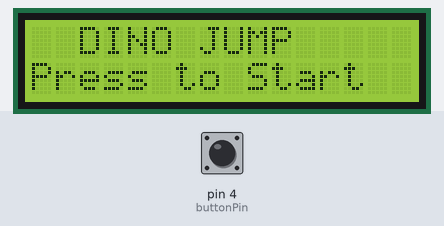
The sketch below on a simulated Arduino Uno, built with avr-gcc and run on an emulated ATmega328P. Shown: 16×2 character LCD. The test bench sets the inputs (shaded band); at power-on: pin 4 (buttonPin) HIGH.

Above: at 1.2 s.
1.3 s: pin 4 (buttonPin) pulled LOW for 0.15 s
At 1.58 s:
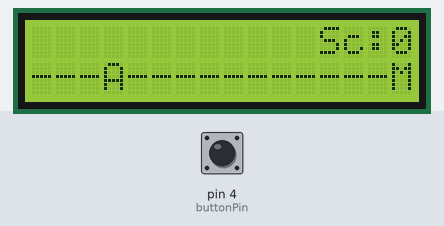
4.0 s: pin 4 (buttonPin) pulled LOW for 1 s
At 4.41 s:
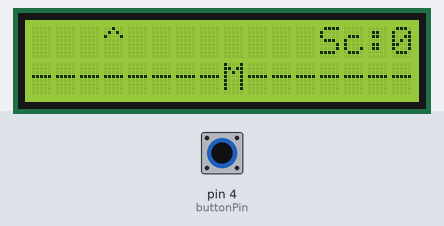
5.6 s: pin 4 (buttonPin) pulled LOW for 0.15 s
At 6.84 s:
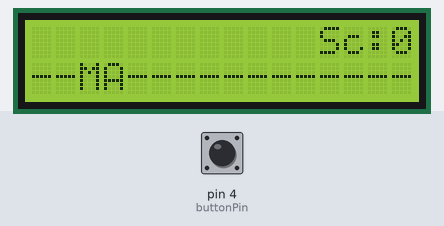
8.9 s: pin 4 (buttonPin) pulled LOW for 1 s
At 9.27 s:
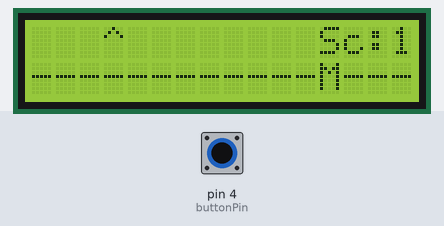
Timing chart, 0 to 11.9 s (numbered marks = the images above; inputs shaded):
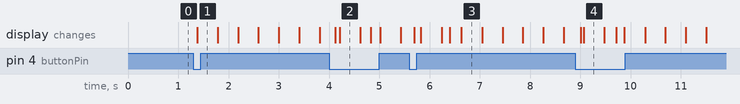

The sketch:

04_Dino_Jump.ino
```cpp
// By QWEN 3.7 Plus
/**
The Player (A or ^): Stays at column 3. Pressing the button makes them "jump" to the top row for 700ms.
The Obstacle (M): Spawns on the right and moves left.
The Ground (-): Fills the bottom row. If you are on the bottom row when the M hits your column, it's Game Over!
Difficulty: The obstacle moves faster every time you successfully dodge it.
**/

#include <Wire.h>
#include <LiquidCrystal_I2C.h>

// Initialize LCD (Change 0x27 to 0x3F if your display doesn't work)
LiquidCrystal_I2C lcd(0x27, 16, 2);

const int buttonPin = 4;

// Game States
enum GameState { MENU, PLAYING, GAMEOVER };
GameState currentState = MENU;

// Player variables
const int playerCol = 3;
int playerRow = 1;          // 1 = ground, 0 = air
bool isJumping = false;
unsigned long jumpStartTime = 0;
const unsigned long jumpDuration = 700; // Jump lasts 700ms

// Obstacle variables
int obstacleCol = 15;
unsigned long lastObstacleMove = 0;
unsigned long gameSpeed = 400; // Starting speed in ms (lower = faster)

// Score variables
int score = 0;
int highScore = 0;

// Button debounce variables
bool lastButtonState = HIGH;
bool currentButtonState = HIGH;
unsigned long lastDebounceTime = 0;
const unsigned long debounceDelay = 50;

// Screen buffers to prevent flickering
char row0[17];
char row1[17];

void setup() {
  pinMode(buttonPin, INPUT_PULLUP); // Internal pull-up resistor

  lcd.init();
  lcd.backlight();
  lcd.clear();

  drawMenu();
}

void loop() {
  // 1. Read button with debouncing
  bool reading = digitalRead(buttonPin);
  if (reading != lastButtonState) {
    lastDebounceTime = millis();
  }

  if ((millis() - lastDebounceTime) > debounceDelay) {
    if (reading != currentButtonState) {
      currentButtonState = reading;

      // Trigger ONLY on the initial press (HIGH to LOW transition)
      if (currentButtonState == LOW) {
        handleButtonPress();
      }
    }
  }
  lastButtonState = reading;

  // 2. Game Logic
  if (currentState == PLAYING) {
    updateGame();
    drawGame();
  }
  else if (currentState == GAMEOVER) {
    drawGameOver();
  }
}

void handleButtonPress() {
  if (currentState == MENU || currentState == GAMEOVER) {
    // Start or restart the game
    resetGame();
    currentState = PLAYING;
  }
  else if (currentState == PLAYING) {
    // Jump if not already in the air
    if (!isJumping) {
      isJumping = true;
      playerRow = 0;
      jumpStartTime = millis();
    }
  }
}

void resetGame() {
  playerRow = 1;
  isJumping = false;
  obstacleCol = 15;
  score = 0;
  gameSpeed = 400;
  lastObstacleMove = millis();
}

void updateGame() {
  // Check if jump duration has ended
  if (isJumping && (millis() - jumpStartTime > jumpDuration)) {
    isJumping = false;
    playerRow = 1; // Fall back to ground
  }

  // Move obstacle based on gameSpeed
  if (millis() - lastObstacleMove > gameSpeed) {
    lastObstacleMove = millis();
    obstacleCol--;

    // Obstacle passed the screen
    if (obstacleCol < 0) {
      obstacleCol = 15;
      score++;
      // Increase difficulty: speed up, but cap at 150ms
      if (gameSpeed > 150) {
        gameSpeed -= 15;
      }
    }

    // Collision Detection
    // Hitbox: if obstacle is at player's column (or 1 step ahead) AND player is on the ground
    if ((obstacleCol == playerCol || obstacleCol == playerCol + 1) && playerRow == 1) {
      currentState = GAMEOVER;
      if (score > highScore) {
        highScore = score;
      }
    }
  }
}

void drawGame() {
  // Clear buffers
  for (int i = 0; i < 16; i++) {
    row0[i] = ' ';   // Sky is empty
    row1[i] = '-';   // Ground is dashes
  }
  row0[16] = '\0';
  row1[16] = '\0';

  // Draw Player
  if (playerRow == 0) {
    row0[playerCol] = '^'; // Jumping
  } else {
    row1[playerCol] = 'A'; // Running on ground
  }

  // Draw Obstacle (Cactus)
  if (obstacleCol >= 0 && obstacleCol < 16) {
    row1[obstacleCol] = 'M';
  }

  // Draw Score on top right
  String scoreStr = "Sc:" + String(score);
  int startCol = 16 - scoreStr.length();
  for (int i = 0; i < scoreStr.length(); i++) {
    row0[startCol + i] = scoreStr.charAt(i);
  }

  // Print buffers to LCD (prevents flicker)
  lcd.setCursor(0, 0);
  lcd.print(row0);
  lcd.setCursor(0, 1);
  lcd.print(row1);
}

void drawMenu() {
  lcd.setCursor(0, 0);
  lcd.print("  DINO JUMP   ");
  lcd.setCursor(0, 1);
  lcd.print("Press to Start");
}

void drawGameOver() {
  lcd.setCursor(0, 0);
  lcd.print("  GAME OVER!  ");

  String msg = "Sc:" + String(score) + " Hi:" + String(highScore);
  // Pad with spaces to ensure old characters are overwritten
  while (msg.length() < 16) {
    msg += " ";
  }

  lcd.setCursor(0, 1);
  lcd.print(msg);
}
```

Measured:
- after the input at 1.3 s, the display: changes after 0.08 s (image 1)
- after the input at 4.0 s, the display: first changes after 0.12 s (image 2 shows a later state)
- after the input at 5.6 s, the display: first changes after 0.10 s (image 3 shows a later state)
- after the input at 8.9 s, the display: first changes after 0.11 s (image 4 shows a later state)
- what the display in image 2 shows lasts 0.4 s, from 4.2 s to 4.6 s
